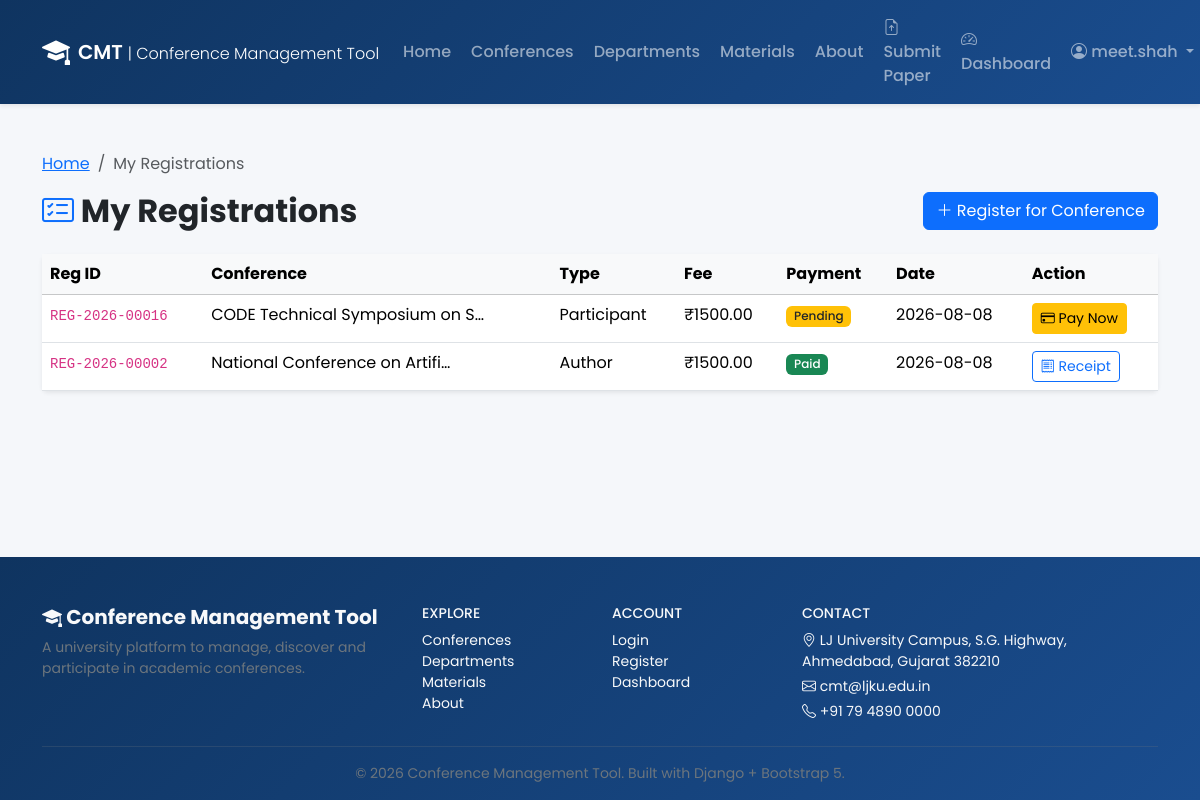
/registrations/ (signed in), run on the app's committed database.
### registrations/models.py (models this page shows, shortened)
class Registration(models.Model):
    class ParticipantType(models.TextChoices):
        AUTHOR = 'AUTHOR', 'Author'
        STUDENT = 'STUDENT', 'Student'
        FACULTY = 'FACULTY', 'Faculty'
        PARTICIPANT = 'PARTICIPANT', 'Participant'
    class PaymentStatus(models.TextChoices):
        PENDING = 'PENDING', 'Pending'
        PAID = 'PAID', 'Paid'
        FAILED = 'FAILED', 'Failed'
    registration_id = models.CharField(max_length=20, unique=True, blank=True)
    user = models.ForeignKey(User, on_delete=models.CASCADE, related_name='registrations')
    conference = models.ForeignKey(
        'conferences.Conference',
        on_delete=models.CASCADE,
        related_name='registrations',
    )
    participant_type = models.CharField(
        max_length=15, choices=ParticipantType.choices, default=ParticipantType.AUTHOR
    )
    phone = models.CharField(max_length=20, blank=True)
    institution = models.CharField(max_length=200, blank=True)
    city = models.CharField(max_length=100, blank=True)
    state = models.CharField(max_length=100, blank=True)
    registration_fee = models.DecimalField(max_digits=10, decimal_places=2, default=0)
    payment_status = models.CharField(
        max_length=10, choices=PaymentStatus.choices, default=PaymentStatus.PENDING
    )
    registration_date = models.DateTimeField(auto_now_add=True)
    class Meta:
        ordering = ['-registration_date']
        unique_together = ('user', 'conference')

### conferences/models.py (models this page shows, shortened)
class Conference(models.Model):
    class Status(models.TextChoices):
        PAST = 'PAST', 'Past'
        CURRENT = 'CURRENT', 'Current'
        UPCOMING = 'UPCOMING', 'Upcoming'
    title = models.CharField(max_length=300)
    code = models.CharField(max_length=30, unique=True, blank=True, help_text='Auto-generated conference code, e.g. CMT-2026-CSE-001')
    description = models.TextField()
    department = models.ForeignKey(
        Department,
        on_delete=models.SET_NULL,
        null=True,
        blank=True,
        related_name='conferences',
    )
    start_date = models.DateField()
    end_date = models.DateField()
    venue = models.CharField(max_length=300)
    organizer = models.CharField(max_length=200, blank=True)
    contact_email = models.EmailField(blank=True)
    contact_phone = models.CharField(max_length=20, blank=True)
    registration_deadline = models.DateField(null=True, blank=True)
    abstract_deadline = models.DateField(null=True, blank=True)
    paper_deadline = models.DateField(null=True, blank=True)
    registration_fee = models.DecimalField(max_digits=10, decimal_places=2, default=0)
    banner = models.ImageField(upload_to='banners/', blank=True, null=True)
    is_published = models.BooleanField(default=True)
    created_at = models.DateTimeField(auto_now_add=True)
    updated_at = models.DateTimeField(auto_now=True)
    class Meta:
        ordering = ['-start_date']

### registrations/views.py (the view)
# urls.py: path('', views.my_registrations, name='my_registrations'),
@login_required
def my_registrations(request):
    qs = Registration.objects.filter(user=request.user)
    return render(request, 'registrations/my_registrations.html', {'registrations': qs})

### accounts/context_processors.py (called while the page is built)
def profile_context(request):
    profile = None
    if request.user.is_authenticated:
        try:
            profile = request.user.profile
        except Profile.DoesNotExist:
            profile = None
    return {'user_profile': profile}

### templates/registrations/my_registrations.html (shortened to what this page needs)
{% extends 'base.html' %}
{% block content %}
<div class="container py-5">
    <nav aria-label="breadcrumb" class="mb-3">
        <ol class="breadcrumb">
            <li class="breadcrumb-item"><a href="{% url 'home' %}">Home</a></li>
            <li class="breadcrumb-item active">My Registrations</li>
        </ol>
    </nav>
    <div class="d-flex justify-content-between align-items-center mb-4">
        <h2 class="fw-bold mb-0"><i class="bi bi-card-checklist text-primary"></i> My Registrations</h2>
        <a href="{% url 'registration_create' %}" class="btn btn-primary"><i class="bi bi-plus-lg"></i> Register for Conference</a>
    </div>
    <div class="card border-0 shadow-sm">
        <div class="card-body p-0">
            <div class="table-responsive">
                <table class="table table-hover mb-0">
                    <thead class="table-light"><tr><th>Reg ID</th><th>Conference</th><th>Type</th><th>Fee</th><th>Payment</th><th>Date</th><th>Action</th></tr></thead>
                    <tbody>
                    {% for r in registrations %}
                    <tr>
                        <td><code>{{ r.registration_id }}</code></td>
                        <td>{{ r.conference.title|truncatechars:30 }}</td>
                        <td>{{ r.get_participant_type_display }}</td>
                        <td>₹{{ r.registration_fee }}</td>
                        <td>
                            {% if r.payment_status == 'PAID' %}<span class="badge bg-success">Paid</span>
                            {% elif r.payment_status == 'FAILED' %}<span class="badge bg-danger">Failed</span>
                            {% else %}<span class="badge bg-warning text-dark">Pending</span>{% endif %}
                        </td>
                        <td>{{ r.registration_date|date:"Y-m-d" }}</td>
                        <td>
                            {% if r.payment_status == 'PAID' %}
                            <a href="{% url 'payment_receipt' reg_id=r.pk %}" class="btn btn-sm btn-outline-primary"><i class="bi bi-receipt"></i> Receipt</a>
                            {% else %}
                            <a href="{% url 'payment_create' reg_id=r.pk %}" class="btn btn-sm btn-warning"><i class="bi bi-credit-card"></i> Pay Now</a>
                            {% endif %}
                        </td>
                    </tr>
                    {% empty %}
                    <tr><td colspan="7" class="text-center text-muted py-4"><i class="bi bi-inbox fs-2 d-block mb-2"></i>No registrations yet. <a href="{% url 'registration_create' %}">Register for a conference</a>.</td></tr>
                    {% endfor %}
                    </tbody>
                </table>
            </div>
        </div>
    </div>
</div>
{% endblock %}

### templates/base.html (shortened to what this page needs)
{% load static %}
<!DOCTYPE html>
<html lang="en">
<head>
    <link href="https://cdn.jsdelivr.net/npm/bootstrap@5.3.3/dist/css/bootstrap.min.css" rel="stylesheet">
    <link href="https://cdn.jsdelivr.net/npm/bootstrap-icons@1.11.3/font/bootstrap-icons.min.css" rel="stylesheet">
    <link href="{% static 'css/style.css' %}" rel="stylesheet">
</head>
<body class="d-flex flex-column min-vh-100">
{% block navbar %}
<nav class="navbar navbar-expand-lg navbar-dark cmt-navbar shadow-sm sticky-top">
    <div class="container">
        <a class="navbar-brand fw-semibold d-flex align-items-center gap-2" href="{% url 'home' %}">
            <i class="bi bi-mortarboard-fill fs-3"></i>
            <span>CMT <small class="fw-light fs-6">| Conference Management Tool</small></span>
        </a>
        <div class="collapse navbar-collapse" id="navMain">
            <ul class="navbar-nav ms-auto align-items-lg-center gap-lg-1">
                <li class="nav-item"><a class="nav-link" href="{% url 'home' %}">Home</a></li>
                <li class="nav-item"><a class="nav-link" href="{% url 'conference_list' %}">Conferences</a></li>
                <li class="nav-item"><a class="nav-link" href="{% url 'department_list' %}">Departments</a></li>
                <li class="nav-item"><a class="nav-link" href="{% url 'materials_list' %}">Materials</a></li>
                <li class="nav-item"><a class="nav-link" href="{% url 'about' %}">About</a></li>
                {% if user.is_authenticated %}
                    <li class="nav-item"><a class="nav-link" href="{% url 'submission_create' %}"><i class="bi bi-file-earmark-arrow-up"></i> Submit Paper</a></li>
                    <li class="nav-item"><a class="nav-link" href="{% url 'dashboard_redirect' %}"><i class="bi bi-speedometer2"></i> Dashboard</a></li>
                    <li class="nav-item dropdown">
                        <a class="nav-link dropdown-toggle" data-bs-toggle="dropdown" href="#">
                            <i class="bi bi-person-circle"></i> {{ user.username }}
                        </a>
                    </li>
                {% else %}
                    <li class="nav-item"><a class="nav-link" href="{% url 'login' %}">Login</a></li>
                    <li class="nav-item"><a class="btn btn-light btn-sm ms-lg-2 text-primary fw-semibold" href="{% url 'register' %}">Register</a></li>
                {% endif %}
            </ul>
        </div>
    </div>
</nav>
{% endblock %}
<div class="flex-grow-1">
    {% block content %}{% endblock %}
</div>
<footer class="cmt-footer text-light mt-auto pt-5 pb-3">
    <div class="container">
        <div class="row gy-4">
            <div class="col-lg-4">
                <h5 class="fw-bold"><i class="bi bi-mortarboard-fill"></i> Conference Management Tool</h5>
                <p class="small text-secondary mb-0">A university platform to manage, discover and participate in academic conferences.</p>
            </div>
            <div class="col-6 col-lg-2">
                <h6 class="text-uppercase small">Explore</h6>
                <ul class="list-unstyled small">
                    <li><a class="text-light text-decoration-none" href="{% url 'conference_list' %}">Conferences</a></li>
                    <li><a class="text-light text-decoration-none" href="{% url 'department_list' %}">Departments</a></li>
                    <li><a class="text-light text-decoration-none" href="{% url 'materials_list' %}">Materials</a></li>
                    <li><a class="text-light text-decoration-none" href="{% url 'about' %}">About</a></li>
                </ul>
            </div>
            <div class="col-6 col-lg-2">
                <h6 class="text-uppercase small">Account</h6>
                <ul class="list-unstyled small">
                    <li><a class="text-light text-decoration-none" href="{% url 'login' %}">Login</a></li>
                    <li><a class="text-light text-decoration-none" href="{% url 'register' %}">Register</a></li>
                    <li><a class="text-light text-decoration-none" href="{% url 'dashboard_redirect' %}">Dashboard</a></li>
                </ul>
            </div>
            <div class="col-lg-4">
                <h6 class="text-uppercase small">Contact</h6>
                <p class="small mb-1"><i class="bi bi-geo-alt"></i> LJ University Campus, S.G. Highway, Ahmedabad, Gujarat 382210</p>
                <p class="small mb-1"><i class="bi bi-envelope"></i> cmt@ljku.edu.in</p>
                <p class="small mb-0"><i class="bi bi-telephone"></i> +91 79 4890 0000</p>
            </div>
        </div>
        <hr class="border-secondary my-3">
        <p class="small text-secondary text-center mb-0">&copy; {% now "Y" %} Conference Management Tool. Built with Django + Bootstrap 5.</p>
    </div>
</footer>
</body>
</html>

### static/css/style.css (style rules this page uses)
:root { --cmt-primary: #1a4d8f; --cmt-primary-dark: #0f3460; --cmt-accent: #2d6a4f; --cmt-light: #f8f9fa; }
body { font-family: 'Poppins', sans-serif; background-color: #f5f7fa; }
.cmt-navbar { background: linear-gradient(135deg, var(--cmt-primary-dark), var(--cmt-primary)); }
.cmt-navbar .nav-link { font-weight: 500; transition: color 0.2s; }
.cmt-footer { background: linear-gradient(135deg, #0f3460, #1a4d8f); }
.badge { font-weight: 500; }

### data on the page
Registration: registration_id "REG-2026-00016", conference "CODE Technical Symposium on S…", participant_type "Participant", registration_fee "1500.00", payment_status "Pending", registration_date "2026-08-08"
Registration: registration_id "REG-2026-00002", conference "National Conference on Artifi…", participant_type "Author", registration_fee "1500.00", payment_status "Paid", registration_date "2026-08-08"

### other printed values
{{ user.username }} "meet.shah"
